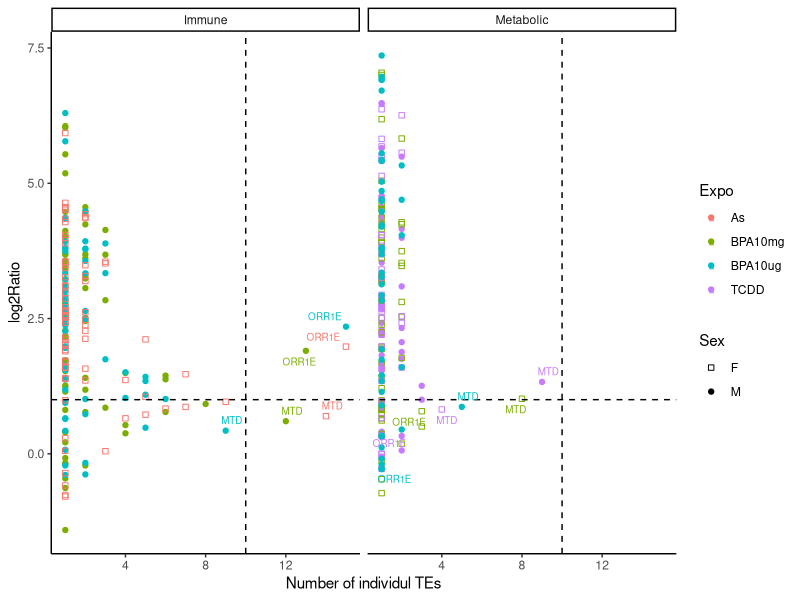
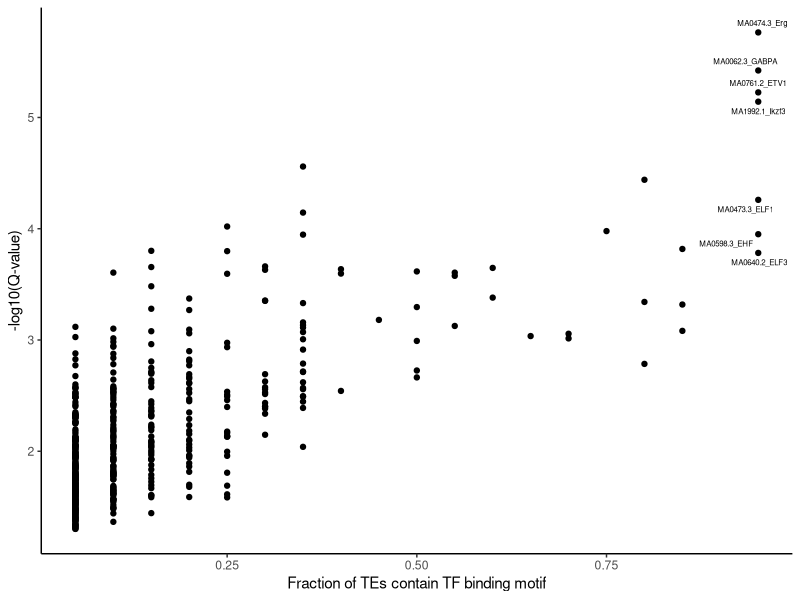
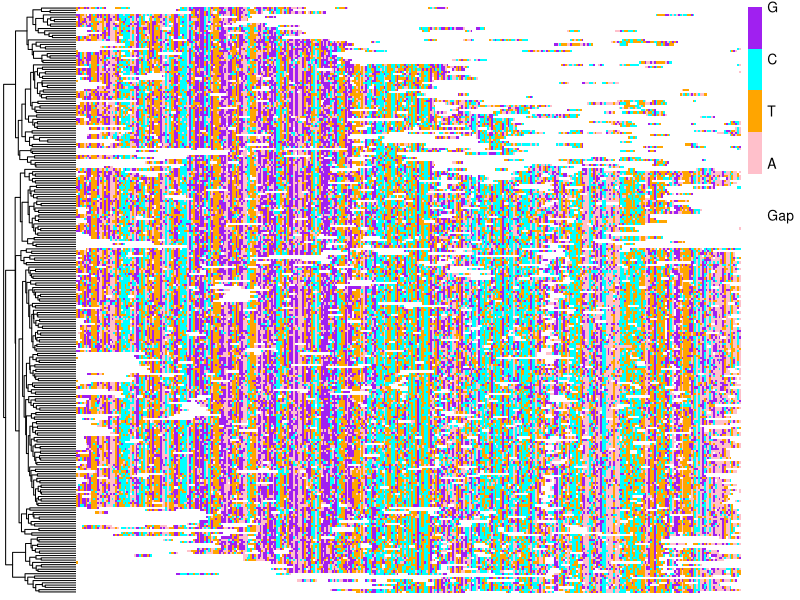

Generate these figures, in order, with R:
library(ggplot2)
library(ggrepel)


#Enrichment of LTR subfamily associated with immune and metabolic processes

data<-read.table("LTR_assocaited_with_immune_and_metabolic.txt",header = T)

ggplot(data, aes(x = Freq, y = log2(Ratio),color=Expo,shape=Sex))+geom_point()+
  geom_hline(yintercept=log2(2),size=0.5,linetype="dashed")+geom_vline(xintercept=10,size=0.5,linetype="dashed")+
  scale_shape_manual(values = c(0,19))+theme_classic()+
  xlab("Number of individul TEs") +ylab("log2Ratio") +facet_wrap(~Group)+
  geom_text_repel(data = subset(data, Var1=="ORR1E" | Var1=="MTD"),aes(label = Var1),size = 2.5)

#TF binding motif in ORR1Es
library(tidyr);library(dbplyr);library(stringr);library(dplyr)

motif<-read.table("LTR_ORR1E_immune_motif.txt");motf<-motif[motif$V8<0.05,]
mt<-as.data.frame(motf %>% group_by(V1,V2) %>% summarise(across(c(V8), c(min))))
m<-as.data.frame(mt %>% group_by(V1) %>% summarise(across(c(V8_1), c(length,min))))
list<-as.character(mt$V2);list<-list[!(duplicated(list))];m$Fraction<-m$V8_1_1/length(list)
write.table(m,"LTR_ORR1E_immune_motif_result.txt",sep="\t",quote=F,row.names = F)

ggplot(m, aes(x=Fraction, y=-log10(V8_1_2))) +geom_point()+theme_classic()+
  geom_text_repel(data = subset(m, Fraction>0.9),aes(label = V1),size = 2)+
  xlab("Fraction of TEs contain TF binding motif")+ylab("-log10(Q-value)")

#alignment of ORR1Es
library(pheatmap)

data<-read.table("alignment_of_ORR1E.txt");rownames(data)<-data$V1;data<-data[,2:ncol(data)];dat<-data[2:nrow(data),]
x<-pheatmap(dat,cluster_cols = F, cluster_rows = T, border_color = "white",color = c("white","pink","orange","cyan","purple"),
            legend_breaks = c(0,1,2,3,4),legend_labels = c("Gap","A","T","C","G"),show_rownames = F,show_colnames = F)
